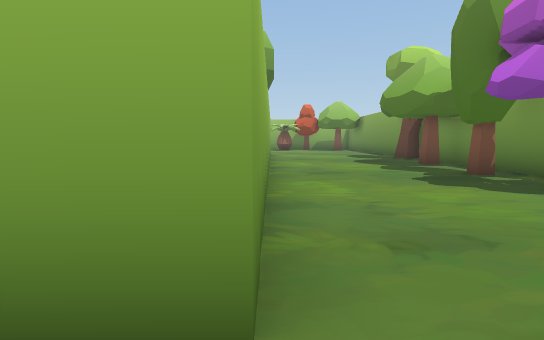
[1] (above)

24 first-person views from a walk through a 3-D level made in the Unity game engine. The camera is 1.5 m above the floor, tilts 6° down and sees 85° across. The floor is counted in squares, 1.76 m on a side. Each view is taken from the middle of a square. On the plan, view 1 faces up. The plan holds only what a view shows up to about 11 squares ahead; the rest is blank. The place goes on beyond the plan. The player character is not drawn. Some animated figures are not drawn.

[2]
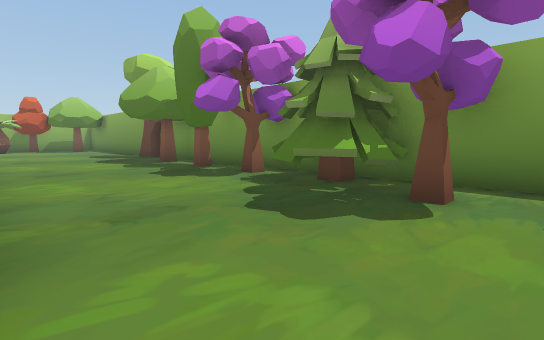

[3]
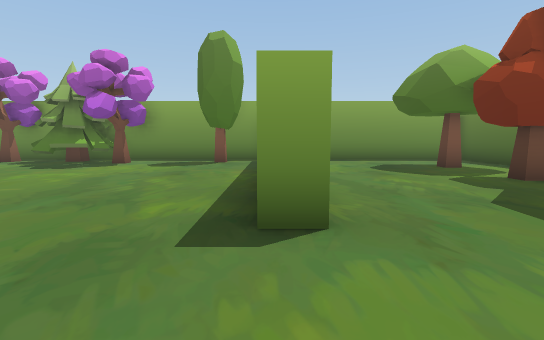

[4]
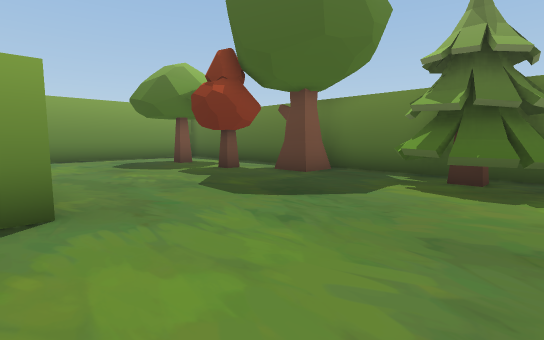

[5]
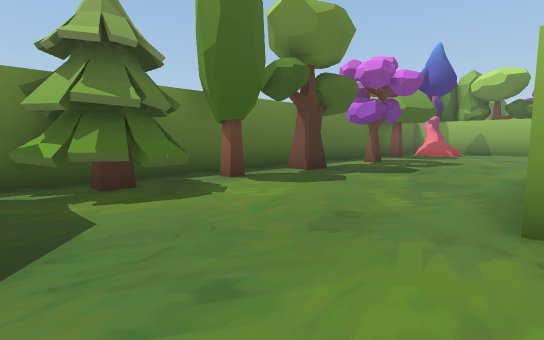

[6]
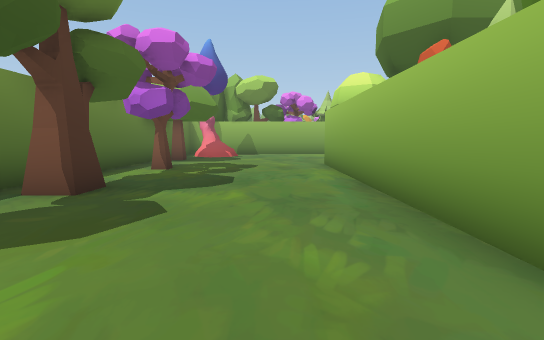

[7]
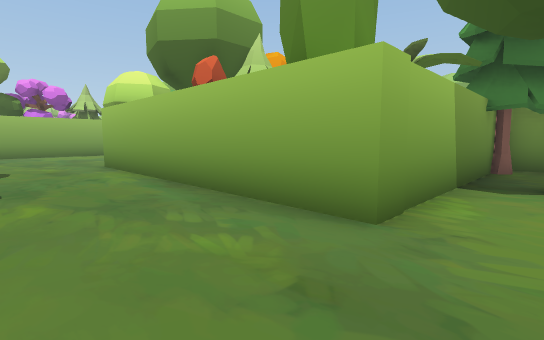

[8]
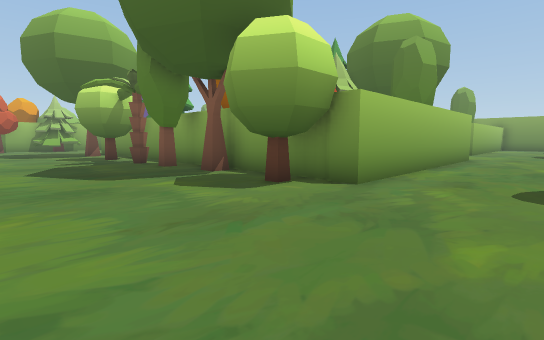

[9]
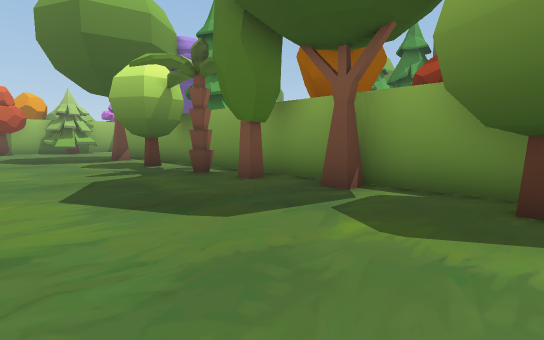

[10]
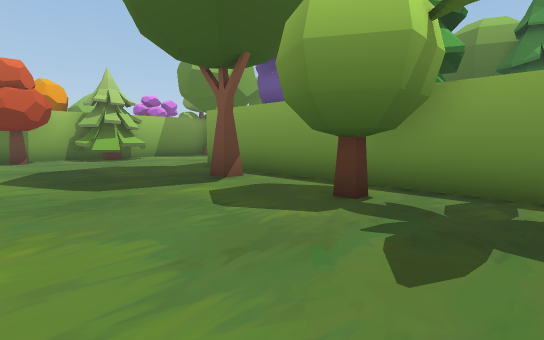

[11]
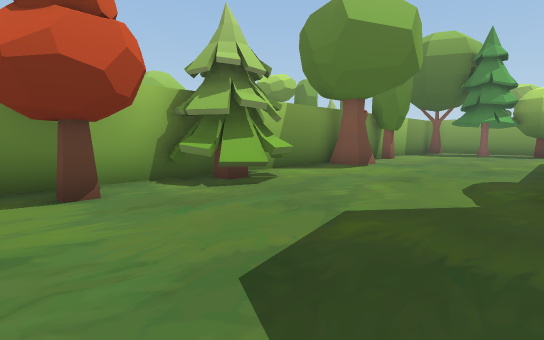

[12]
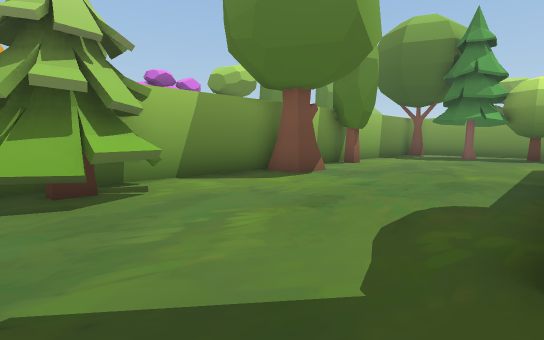

[13]
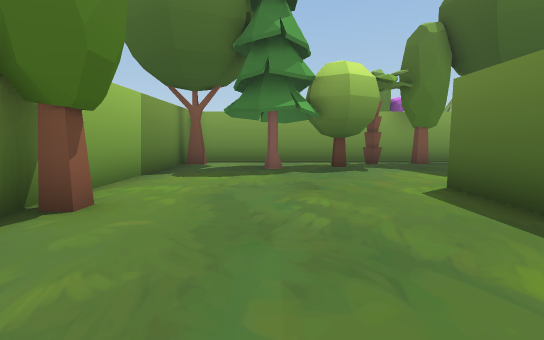

[14]
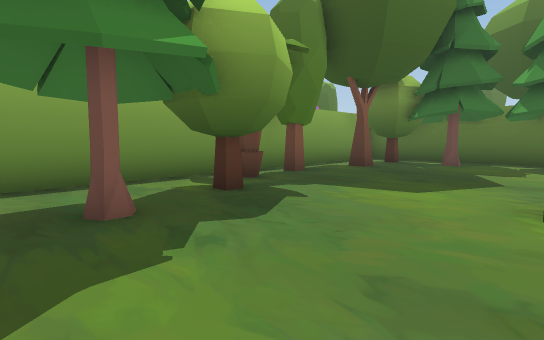

[15]
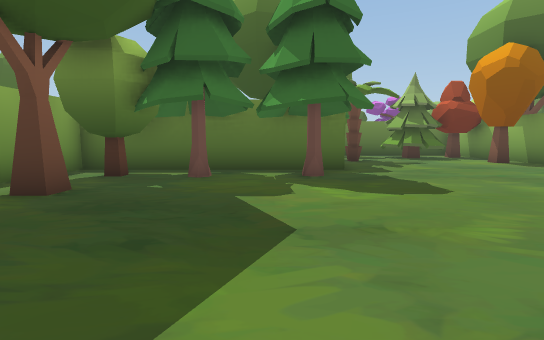

[16]
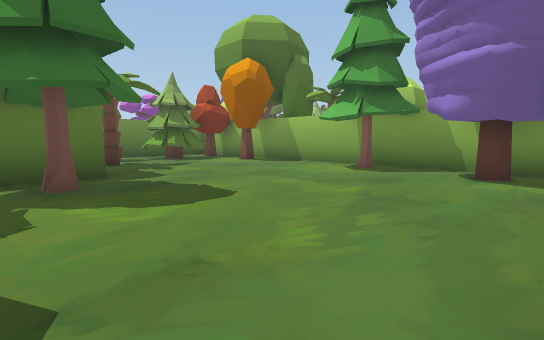

[17]
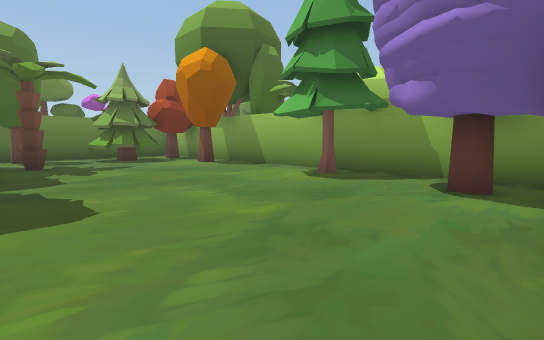

[18]
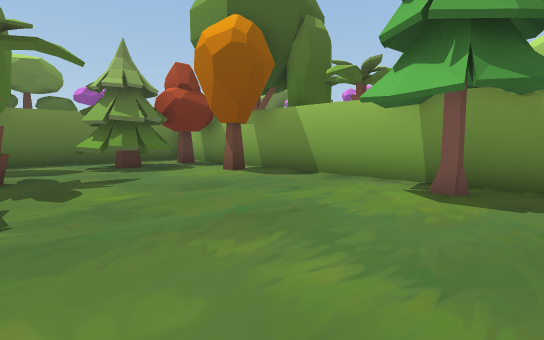

[19]
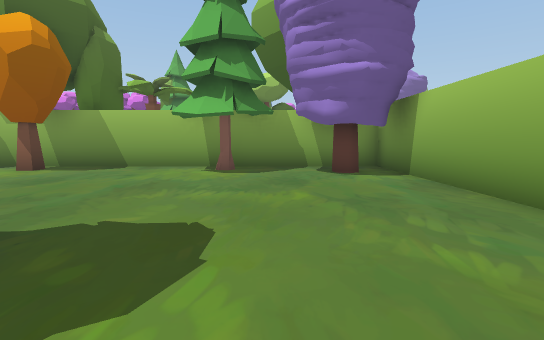

[20]
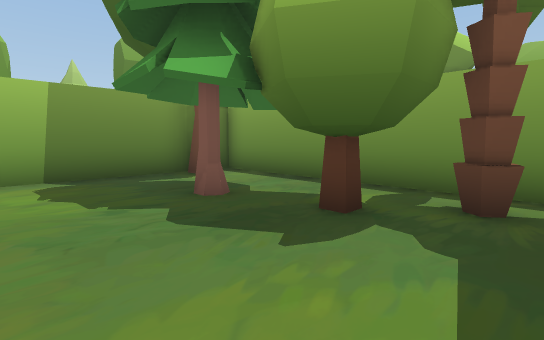

[21]
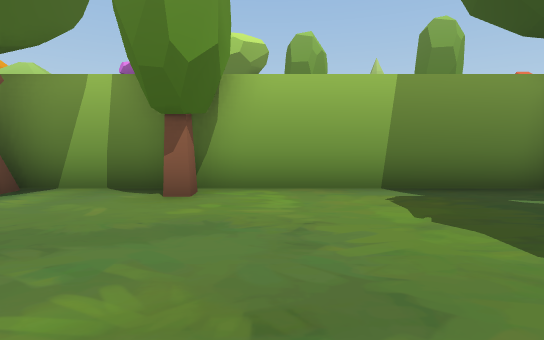

[22]
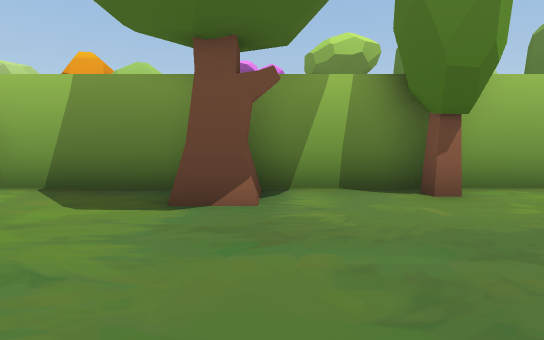

[23]
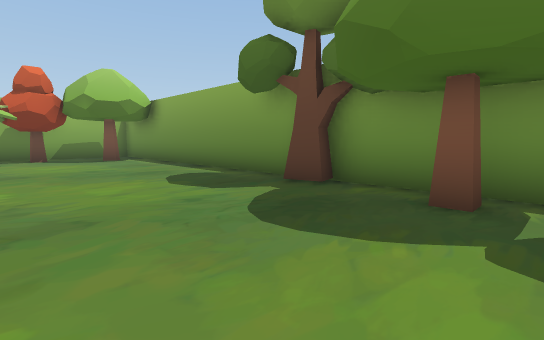

[24]
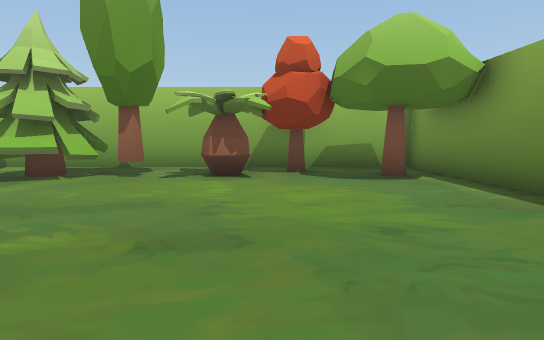

### Floor plan
Points are (right, up) in squares from view 1. A wall is a line through its corners. A room is listed if a view was taken in it or the views show most of it. See-through windows are left out.
Room 1 (views 1, 2, 3, 4, 5, 6, 7, 8, 9, 10, 11, 12, 13, 14, 15, 16, 17, 18, 19, 20, 21, 22, 23, 24)
walls: (-9.5, 9.3) (-15.2, 9.3) (-15.2, -3.5); (-8.8, 9.9) (-6.8, 9.9); (-8.1, 1.8) (-0.8, 1.8) (-0.8, 16.1) (-15.6, 16.1); (-7.3, 0.2) (-7.3, -6.2) (-15.8, -6.2) (-15.8, 10.1); (-0.1, 6.6) (-0.1, 1.2) (-1.1, 1.2); (-3.3, -5.6) (-3.3, -4.8); (-12.6, -5.6) (-8.6, -5.6); (6.2, 3.6) (6.2, 12.2); (6.2, -0.8) (6.2, 1.5); (6.2, 13.6) (6.2, 24) (-6.3, 24); (-18.5, 16.1) (-20.9, 16.1); (6.2, -7.5) (6.2, -6.9); (-11.8, -12.6) (1.1, -12.6); (-17, -12.6) (-13.5, -12.6); (3.2, -12.6) (5.1, -12.6)
objects: tree (-20, 15); tree (-18, -12); tree (-18, 14) to (-16, 16); tree (-17, -5); tree (-17, 0); tree (-17, 2); tree (-17, 4); tree (-17, 8); tree (-16, -2); tree (-14, -11); tree (-14, -4); tree (-14, 0); tree (-14, 8); tree (-13, -4) to (-11, -2); tree (-12, 15); tree (-11, -11); tree (-9, -4); tree (-9, -1); tree (-8, -11); tree (-8, 16); tree (-7, -12) to (-5, -10); tree (-6, -2); tree (-4, 21) to (-2, 23); tree (-3, 11); tree (-2, -12) to (-2, -11); tree (-2, 3); tree (-2, 5); tree (-2, 8); tree (-2, 10); tree (-2, 16); tree (-1, 22); tree (0, -10); tree (1, 22); tree (3, -10); tree (3, 23); tree (4, 0); tree (4, 2) to (6, 3); tree (5, -3); tree (5, 5); tree (5, 7); tree (5, 10); tree (5, 22); tree (6, 13)

Where each view was taken, in squares from view 1:
view 1: 0 up, 0 right, facing up
view 2: 1 down, 0 right, facing up-right
view 3: 5 down, 6 left, facing right
view 4: 5 down, 7 left, facing down-right
view 5: 6 down, 4 left, facing down-left
view 6: 8 down, 6 left, facing left
view 7: 9 down, 6 left, facing up-left
view 8: 9 down, 21 left, facing up-right
view 9: 5 down, 21 left, facing up-right
view 10: 2 up, 21 left, facing up-right
view 11: 10 up, 21 left, facing up-right
view 12: 10 up, 18 left, facing up-right
view 13: 13 up, 12 left, facing right
view 14: 14 up, 7 left, facing down-right
view 15: 10 up, 6 left, facing down
view 16: 9 up, 6 left, facing down-left
view 17: 9 up, 8 left, facing down-left
view 18: 6 up, 9 left, facing down-left
view 19: 6 up, 6 left, facing left
view 20: 9 up, 6 left, facing up-right
view 21: 11 up, 7 left, facing up
view 22: 11 up, 11 left, facing up
view 23: 9 up, 1 right, facing up-right
view 24: 15 up, 2 right, facing up
